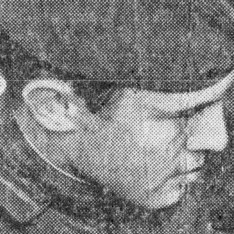
#> input picture Image Lab/Lab 4/lab4/period_input4.jpeg, 234 x 234 px
$ python cw_phase.py
#> lines starting #> are read from the running program, lines starting #| are printed output that depends on the picture
# Fourier transform - guassian lowpass filter

import cv2
import numpy as np
from matplotlib import pyplot as plt
from copy import deepcopy as dpc


def min_max_normalize(img_inp):
    inp_min = np.min(img_inp)
    inp_max = np.max(img_inp)

    for i in range (img_inp.shape[0]):
        for j in range(img_inp.shape[1]):
            img_inp[i][j] = (((img_inp[i][j]-inp_min)/(inp_max-inp_min))*255)
    return np.array(img_inp, dtype='uint8')

# take input
img_input = cv2.imread('period_input4.jpeg', 0)
#> img_input is the input picture: shape (234, 234); min 7, max 255, mean 125.9

img = dpc(img_input)

image_size = img.shape[0] * img.shape[1]
#> image_size = 54756

# fourier transform
ft = np.fft.fft2(img)

ft_shift = np.fft.fftshift(ft)

magnitude_spectrum_ac=np.abs(ft_shift)
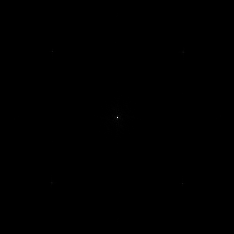
#> magnitude_spectrum_ac: shape (234, 234) float64; min 14.18, max 6895299, mean 4508.5; drawn with min black and max white
magnitude_spectrum = 1 * np.log(np.abs(ft_shift)+1)
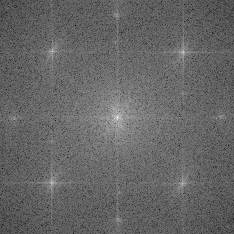
#> magnitude_spectrum: shape (234, 234) float64; min 2.72, max 15.75, mean 7.94; drawn with min black and max white
magnitude_spectrum_scaled = min_max_normalize(magnitude_spectrum)
#> in min_max_normalize, `inp_min = np.min(img_inp)`: inp_min = 2.72
#> in min_max_normalize, `inp_max = np.max(img_inp)`: inp_max = 15.75

#mag, ang = cv2.cartToPolar(ft_shift[:,:,0],ft_shift[:,:,1])
ang = np.angle(ft_shift)
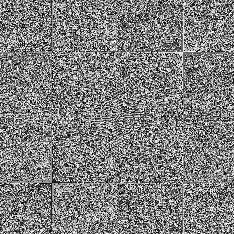
#> ang: shape (234, 234) float64; min -3.14, max 3.14, mean 1.19e-17; drawn with min black and max white

## phase add
final_result = np.multiply(magnitude_spectrum_ac, np.exp(1j*ang))

# inverse fourier
img_back = np.real(np.fft.ifft2(np.fft.ifftshift(final_result)))
img_back_scaled = min_max_normalize(img_back)

## plot
cv2.imshow("input", img_input)
cv2.imshow("Magnitude Spectrum",magnitude_spectrum_scaled)

cv2.imshow("Phase",ang)
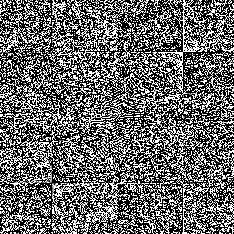
#> window 'Phase': shape (234, 234); min 0, max 255, mean 106.5
cv2.imshow("Inverse transform",img_back_scaled)


cv2.waitKey(0)
cv2.destroyAllWindows()

$ run again, with Image Lab/Lab 4/lab4/period_input2.jpeg copied over Image Lab/Lab 4/lab4/period_input4.jpeg
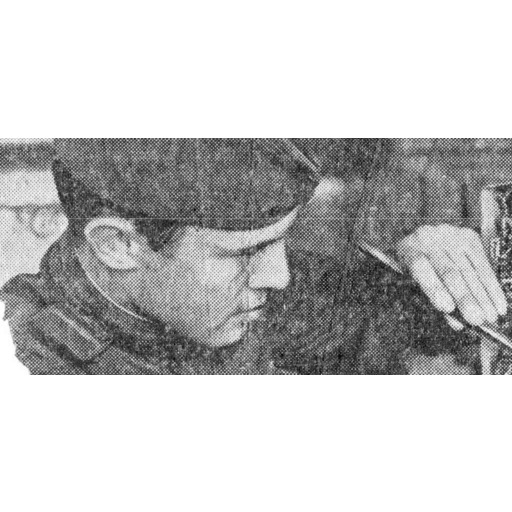
#> input picture Image Lab/Lab 4/lab4/period_input2.jpeg, 512 x 512 px
#> img_input is the input picture: shape (512, 512); min 8, max 255, mean 196
#> inp_min = 1.72
#> inp_max = 17.75
#> `ang = np.angle(ft_shift)`:
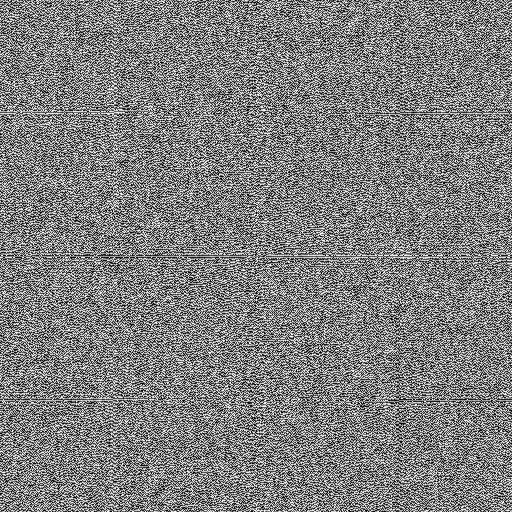
#> ang: shape (512, 512) float64; min -3.14, max 3.14, mean 1.2e-05; drawn with min black and max white
#> `cv2.imshow("Phase",ang)`:
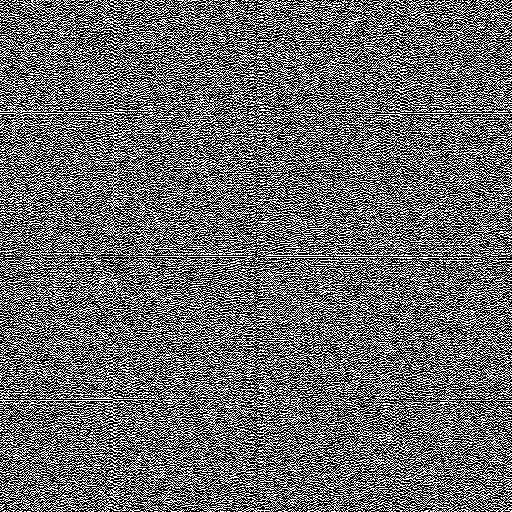
#> window 'Phase': shape (512, 512); min 0, max 255, mean 107.3

$ run again, with Image Lab/Lab 4/lab4/period_input.jpg copied over Image Lab/Lab 4/lab4/period_input4.jpeg
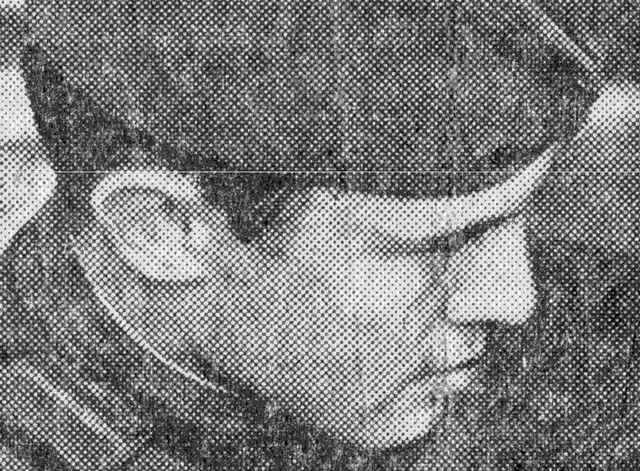
#> input picture Image Lab/Lab 4/lab4/period_input.jpg, 640 x 471 px
#> img_input is the input picture: shape (471, 640); min 0, max 255, mean 123.6
#> inp_min = 2.72
#> inp_max = 17.43
#> `ang = np.angle(ft_shift)`:
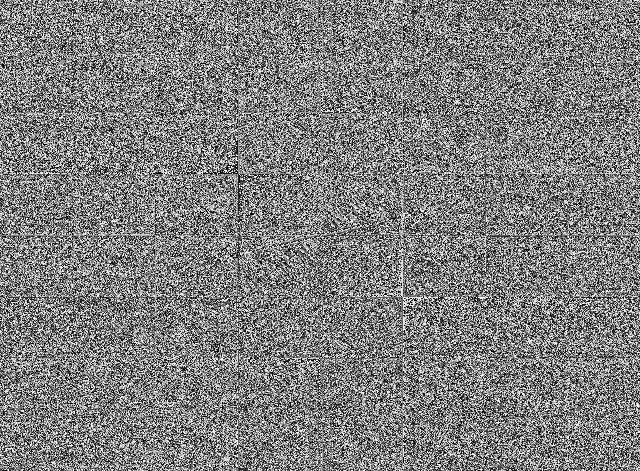
#> ang: shape (471, 640) float64; min -3.14, max 3.14, mean 1.02e-17; drawn with min black and max white
#> `cv2.imshow("Phase",ang)`:
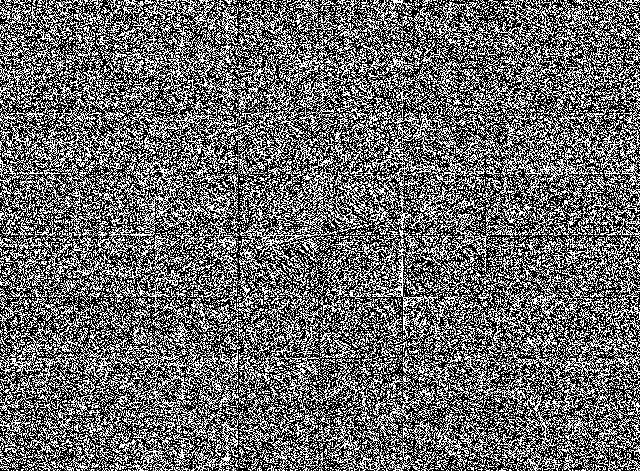
#> window 'Phase': shape (471, 640); min 0, max 255, mean 106.8
